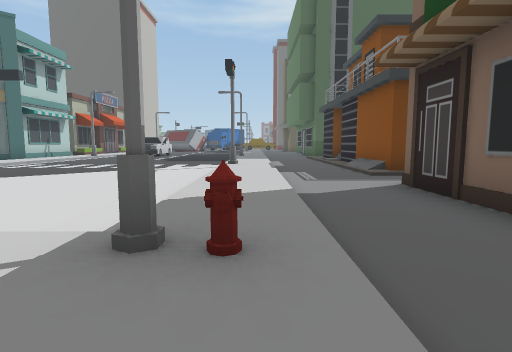
view 1 (above)

20 first-person views from a walk through a 3-D level made in the Unity game engine. The camera is 1.4 m above the floor, tilts 6° down and sees 80° across. The floor is counted in squares, 2 m on a side. Each view is taken from the middle of a square. On the plan, view 1 faces up. The plan holds only what a view shows up to about 10 squares ahead; the rest is blank. The place goes on beyond the plan. The player is left out.

view 2
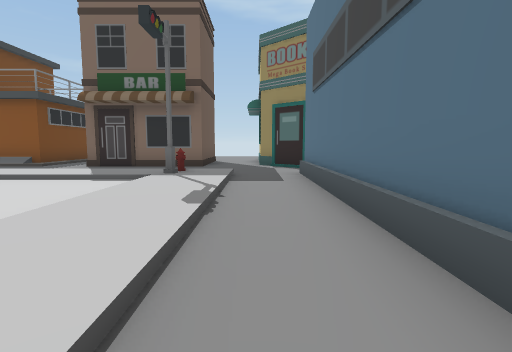

view 3
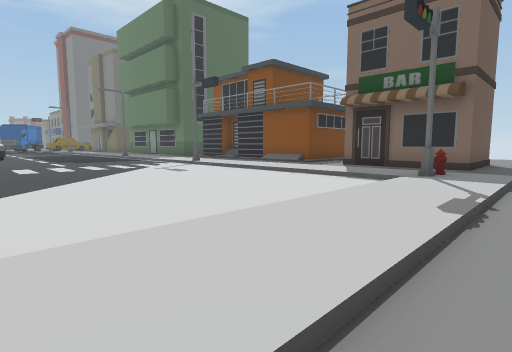

view 4
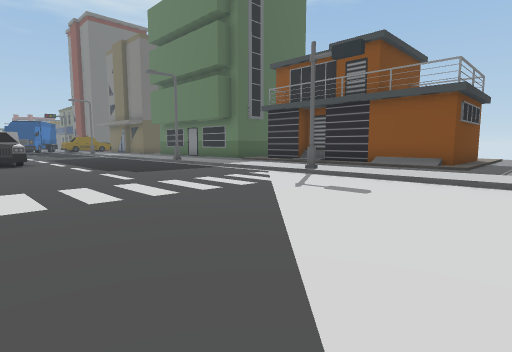

view 5
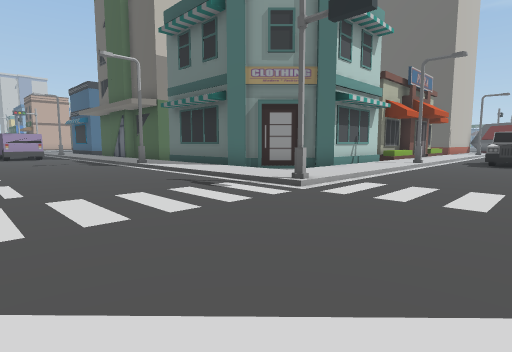

view 6
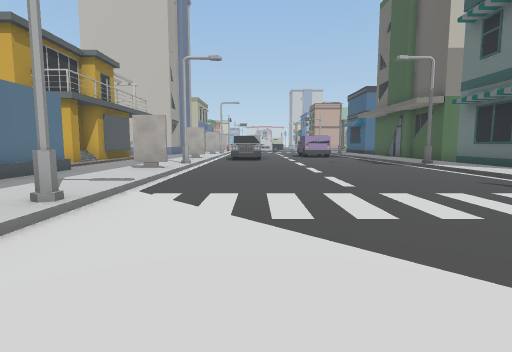

view 7
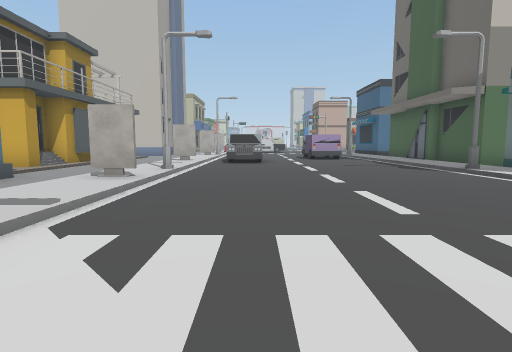

view 8
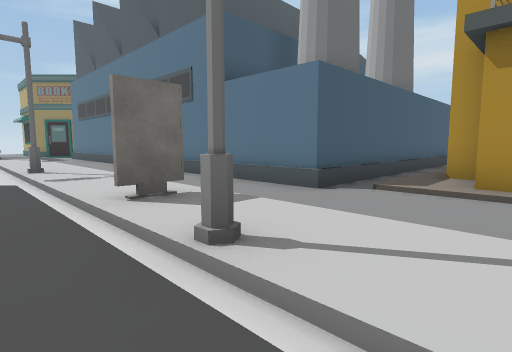

view 9
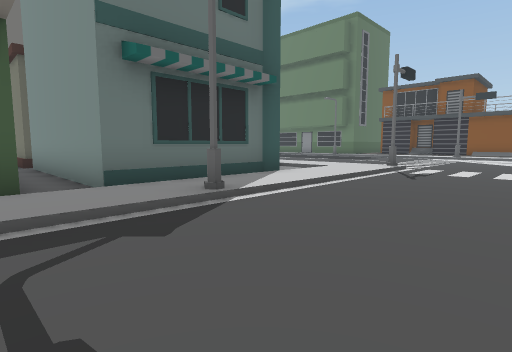

view 10
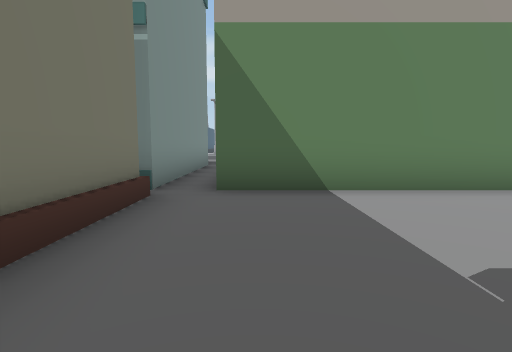

view 11
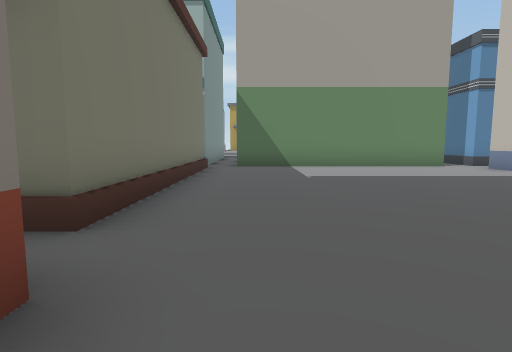

view 12
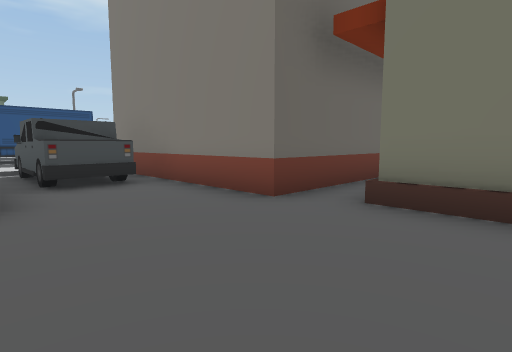

view 13
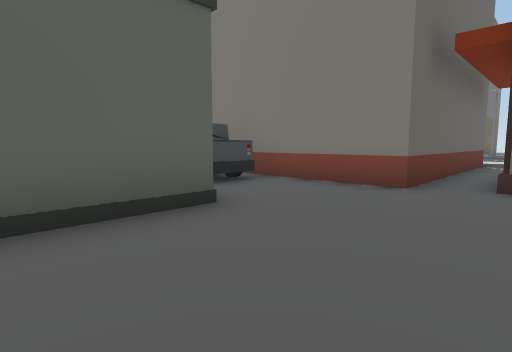

view 14
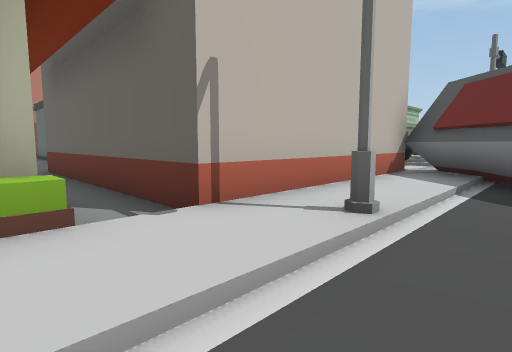

view 15
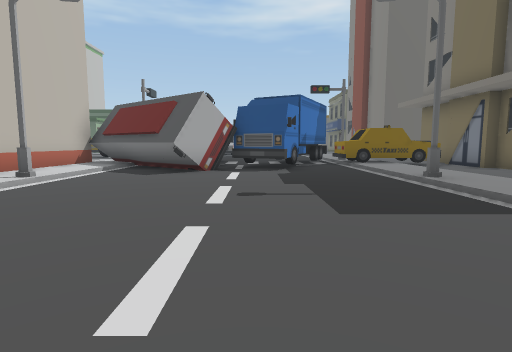

view 16
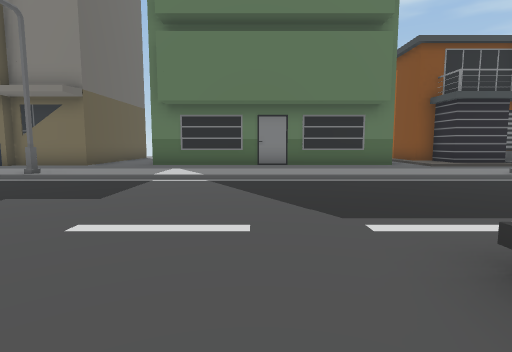

view 17
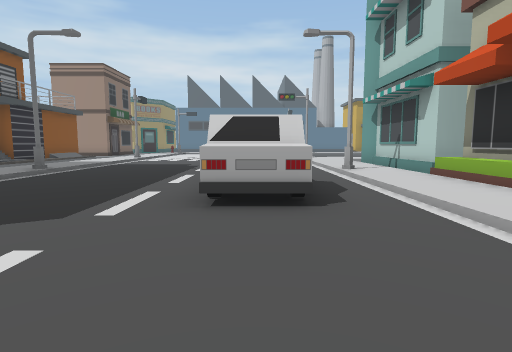

view 18
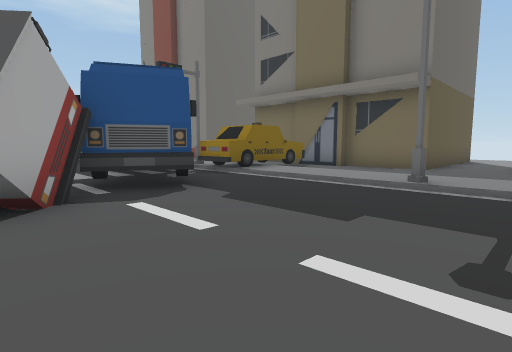

view 19
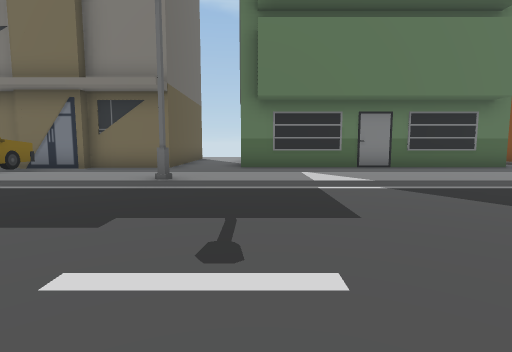

view 20
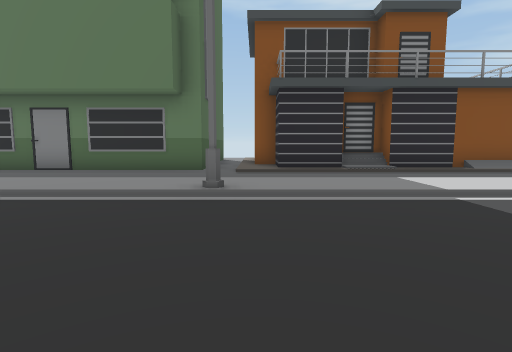

### Floor plan
Key: @ floor where view 1 was taken; # wall or solid block; . main floor; : floor 0.25 m higher than the main floor; / step, stairs or slope; = window, fence, low wall or low ledge; O other object.
Columns run from 22 left of view 1 to 6 right of it. Each row starts with its distance up from view 1.
 30     O O     OOOO .OO.OOOOO
 29     O O     O:OOOOOO./:..O
 28     OOO     O:/OO..../:..O
 27     ..O     O:/....../:..OOOO
 26  ###..O     O:O......O: .....
 25  .....OOOOOOO:/....../: .....
 24  ............:/....../: ..O
 23  ......OOOOOO:/....../: ..O
 22  ......O       ....../: ..O
 21  ......O      /....../: ..O
 20 .......O     :/....../: .O
 19 .......O    O:/.O..../: ..O
 18 .......O    O:/.O..../: ..O
 17 .......O    O:/.O..../: ..OO
 16 OOOOOO.O   OO:O......O: ....
 15       .O    O:/....../: .::#
 14       .O    O:/....../: .:##
 13       .O    O:/....../: .:#
 12      O.O   O/:/....../: .:#
 11      O.OOOO .:/....../: .:#
 10      :::::::::/....../:..:#
  9      ///O/////#......#:../#
  8      ................/:../##
  7      ................/:../::
  6      ................/:.....
  5      ................/:..#
  4      ................/:..#
  3      ................/:..#
  2      ///O/////#///////O..###
  1       :::O:::::::::::::.....
  0       .......  .......@...
 -1       ...OOOOOOOOOOOOOO..#
 -2      #=//O OO  O        #
 -3      ##:/OOOO
 -4       ##/O OOO
 -5         /O  OO
 -6         /OOO
 -7         /OOO
 -8          O
 -9          O

Positions as (right, up) in squares from view 1, and headings:
1: (0, 0), facing up
2: (-7, 0), facing right
3: (-7, 0), facing up-right
4: (-7, 5), facing up-right
5: (-5, 5), facing up-left
6: (-5, 4), facing left
7: (-7, 4), facing left
8: (-16, 3), facing down-right
9: (-17, 6), facing up-right
10: (-17, 21), facing down
11: (-17, 26), facing down
12: (-19, 22), facing up-right
13: (-21, 23), facing up-right
14: (-7, 23), facing up-left
15: (-4, 20), facing up
16: (-7, 21), facing right
17: (-6, 23), facing down
18: (-6, 24), facing up-right
19: (-6, 24), facing right
20: (-5, 15), facing right
